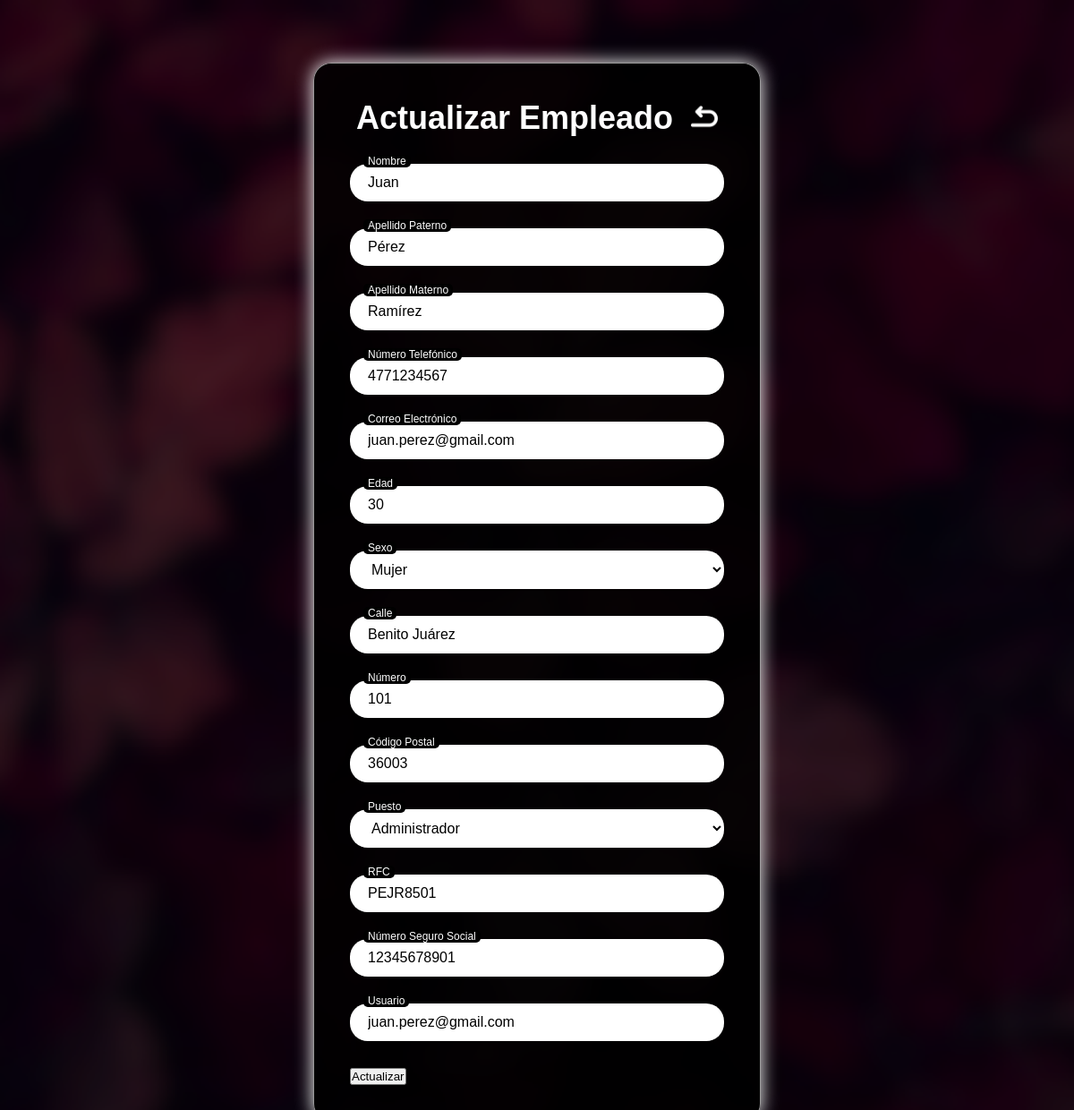
The app's page /Herreria/EditarEmpleado.php?idEmpleado=1 with its own data.
### tables this page shows
CREATE TABLE Empleados (
    idEmpleado INT AUTO_INCREMENT PRIMARY KEY,
    Puesto ENUM('Administrador', 'Cajero', 'Agente de Venta') NOT NULL,
    RFC VARCHAR(13) NOT NULL UNIQUE,
    NumeroSeguroSocial VARCHAR(11) NOT NULL UNIQUE,
    Usuario VARCHAR(255) NOT NULL UNIQUE,
    Contraseña VARCHAR(255) NOT NULL,
    idPersona INT NOT NULL,
    
    CONSTRAINT fk_Empleados_Personas FOREIGN KEY (idPersona)
        REFERENCES Personas(idPersona)
        ON DELETE CASCADE
        ON UPDATE CASCADE
);

CREATE TABLE Personas (
    idPersona int not null auto_increment primary key,
    Nombre varchar(50) not null,
    Paterno varchar(50) not null,
    Materno varchar(50) not null,
    Telefono varchar(10) not null UNIQUE,
    Email varchar(50) not null UNIQUE,
    Edad smallint not null check (Edad >0 and Edad<100),
    Sexo Enum('H','M') not null,
    Estatus ENUM('Activo','Inactivo') NOT NULL DEFAULT 'Activo',
    idDomicilio int,
    CONSTRAINT fk_Clientes_Domicilios FOREIGN KEY (idDomicilio)
            REFERENCES Domicilios(idDomicilio)
            ON DELETE CASCADE
            ON UPDATE CASCADE
);

CREATE TABLE Domicilios(
    idDomicilio int not null auto_increment primary key,
    Calle varchar(50) not null,
    Numero int not null,
    c_CP int not null,
    Foreign Key (c_CP) REFERENCES CodigosPostales(c_CP)
);

CREATE TABLE CodigosPostales (
    c_CP INT NOT NULL AUTO_INCREMENT PRIMARY KEY,
    d_codigo VARCHAR(10) NOT NULL,
    d_CP VARCHAR(10),
    c_tipo_asenta INT NOT NULL,
    FOREIGN KEY (c_tipo_asenta) REFERENCES Asentamiento(c_tipo_asenta)
);

### Herreria/EditarEmpleado.php (the view, shortened to what this page needs)
<?php
$host = "db";
$usuario = "root";
$clave = "clave";
$bd = "HerreriaUG";
$conexion = new mysqli($host, $usuario, $clave, $bd);
$idEmpleado = $_SESSION['id'] ?? 1;
$conexion->query("SET @id_empleado_sesion := $idEmpleado");
$idEmpleadoEdicion = isset($_GET['idEmpleado']) ? (int)$_GET['idEmpleado'] : null;
$sql = "SELECT e.idEmpleado, e.Puesto, e.RFC, e.NumeroSeguroSocial, e.Usuario,
               p.Nombre, p.Paterno, p.Materno, p.Telefono, p.Email, p.Edad, p.Sexo, p.idDomicilio,
               d.Calle, d.Numero, cp.d_CP
        FROM Empleados e
        JOIN Personas p ON e.idPersona = p.idPersona
        JOIN Domicilios d ON p.idDomicilio = d.idDomicilio
        JOIN CodigosPostales cp ON d.c_CP = cp.c_CP
        WHERE e.idEmpleado = ?";
$stmt = $conexion->prepare($sql);
$stmt->bind_param("i", $idEmpleadoEdicion);
$stmt->execute();
$resultado = $stmt->get_result();
$empleado = $resultado->fetch_assoc();
?>
<!DOCTYPE html>
<html lang="es">
<head>
    <link rel="stylesheet" type="text/css" href="EditarEmpleado.css" />
</head>
<body>
    <main>
        <section class="centro">
            <br /><br />
            <div class="log">
                <div class="login">
                    <form method="POST" action="">
                        <div class="titulo">
                            <h2>Actualizar Empleado</h2>
                            <a href="Empleados.php">
                                <img src="Imagenes/atras.png" alt="Botón Atrás" class="boton-atras" />
                            </a>
                        </div>
                        <div class="input-group">
                            <input type="text" name="Nombre" value="<?php echo htmlspecialchars($empleado['Nombre']); ?>" required placeholder=" " />
                            <label for="Nombre">Nombre</label>
                        </div>
                        <div class="input-group">
                            <input type="text" name="Paterno" value="<?php echo htmlspecialchars($empleado['Paterno']); ?>" required placeholder=" " />
                            <label for="Paterno">Apellido Paterno</label>
                        </div>
                        <div class="input-group">
                            <input type="text" name="Materno" value="<?php echo htmlspecialchars($empleado['Materno']); ?>" required placeholder=" " />
                            <label for="Materno">Apellido Materno</label>
                        </div>
                        <div class="input-group">
                            <input type="tel" name="Telefono" value="<?php echo htmlspecialchars($empleado['Telefono']); ?>" pattern="[0-9]{10}" required placeholder=" " />
                            <label for="Telefono">Número Telefónico</label>
                        </div>
                        <div class="input-group">
                            <input type="email" name="Email" value="<?php echo htmlspecialchars($empleado['Email']); ?>" required placeholder=" " />
                            <label for="Email">Correo Electrónico</label>
                        </div>
                        <div class="input-group">
                            <input type="number" name="Edad" min="0" max="120" value="<?php echo htmlspecialchars($empleado['Edad']); ?>" required placeholder=" " />
                            <label for="Edad">Edad</label>
                        </div>
                        <div class="input-group">
                            <select name="Sexo" required>
                                <option value="M" <?php echo ($empleado['Sexo'] == 'M') ? 'selected' : ''; ?>>Mujer</option>
                            </select>
                            <label for="Sexo">Sexo</label>
                        </div>
                        <div class="input-group">
                            <input type="text" name="Calle" value="<?php echo htmlspecialchars($empleado['Calle']); ?>" required placeholder=" " />
                            <label for="Calle">Calle</label>
                        </div>
                        <div class="input-group">
                            <input type="number" name="Numero" min="1" value="<?php echo htmlspecialchars($empleado['Numero']); ?>" required placeholder=" " />
                            <label for="Numero">Número</label>
                        </div>
                        <div class="input-group">
                            <input type="text" name="d_CP" value="<?php echo htmlspecialchars($empleado['d_CP']); ?>" required placeholder=" " />
                            <label for="d_CP">Código Postal</label>
                        </div>
                        <div class="input-group">
                            <select name="Puesto" required>
                                <option value="Administrador" <?php echo ($empleado['Puesto'] == 'Administrador') ? 'selected' : ''; ?>>Administrador</option>
                            </select>
                            <label for="Puesto">Puesto</label>
                        </div>
                        <div class="input-group">
                            <input type="text" name="RFC" value="<?php echo htmlspecialchars($empleado['RFC']); ?>" maxlength="13" placeholder=" " />
                            <label for="RFC">RFC</label>
                        </div>
                        <div class="input-group">
                            <input type="text" name="NumeroSeguroSocial" value="<?php echo htmlspecialchars($empleado['NumeroSeguroSocial']); ?>" maxlength="11" placeholder=" " />
                            <label for="NumeroSeguroSocial">Número Seguro Social</label>
                        </div>
                        <div class="input-group">
                            <input type="text" name="Usuario" value="<?php echo htmlspecialchars($empleado['Usuario']); ?>" required placeholder=" " />
                            <label for="Usuario">Usuario</label>
                        </div>
                        <button type="submit" class="button-1">Actualizar</button>
                    </form>
                </div>
            </div>
        </section>
    </main>
</body>
</html>

### Herreria/EditarEmpleado.css (style rules this page uses)
* { margin: 0; padding: 0; box-sizing: border-box; }
html, body { height: 100%; font-family: sans-serif; }
body { background-image: url('Imagenes/Fondo.png'); background-size: cover; background-position: center; background-repeat: no-repeat; background-attachment: fixed; display: flex; flex-direction: column; min-height: 100vh; }
main { flex: 1; display: flex; justify-content: center; align-items: flex-start; padding-top: 160px; width: 100%; padding-top: 70px; }
.centro { width: 100%; display: flex; justify-content: center; }
.log { display: flex; justify-content: center; width: 100%; }
.login { background-color: rgba(0, 0, 0, 0.85); padding: 40px; border-radius: 20px; width: 100%; max-width: 500px; margin-bottom: 40px; box-shadow: 0 0 20px rgb(255, 255, 255); border: 1px solid rgba(255, 255, 255, 0.6); }
.titulo h2 { font-size: 36px; margin-bottom: 30px; text-align: center; color: white; }
.input-group { position: relative; margin-bottom: 30px; width: 100%; }
.input-group input, .input-group select, .input-group textarea { width: 100%; padding: 12px 20px; border-radius: 20px; border: none; font-size: 16px; color: black; background-color: white; }
.input-group label { position: absolute; left: 20px; top: 12px; color: gray; font-size: 16px; pointer-events: none; transition: 0.2s ease all; }
.input-group input:focus + label, .input-group input:not(:placeholder-shown) + label, .input-group select:focus + label, .input-group select:not(:placeholder-shown) + label, .input-group textarea:focus + label, .input-group textarea:not(:placeholder-shown) + label { top: -10px; left: 15px; font-size: 12px; color: white; background-color: black; padding: 0 5px; border-radius: 5px; }
.titulo { display: flex; justify-content: center; align-items: center; margin-bottom: 30px; width: 100%; }
.titulo h2 { font-size: 36px; color: white; margin: 0; margin-right: 10px; }
.boton-atras { width: 30px; height: auto; cursor: pointer; transition: transform 0.3s ease; margin-left: 10px; }

### records on screen
empleados: Nombre "Juan", Paterno "Pérez", Materno "Ramírez", Telefono "4771234567", Email "juan.perez@gmail.com", Edad "30", Calle "Benito Juárez", Numero "101", d_CP "36003", Puesto "Administrador", RFC "PEJR8501", NumeroSeguroSocial "12345678901", Usuario "juan.perez@gmail.com"
personas: Sexo "Mujer"
